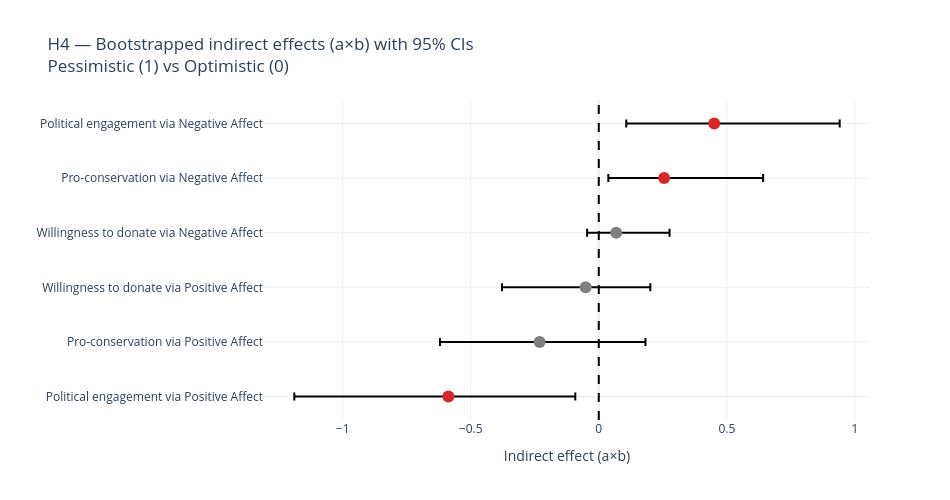

Notebook code cell kept with this figure:
### Code cell
# H4 visualization
rows = []
for k, v in results_h4.items():
    rows.append([k, v["indirect"], v["CI95"][0], v["CI95"][1], v["sig"]])
mdf = pd.DataFrame(rows, columns=["Path", "Indirect", "lo", "hi", "sig"]).sort_values("Indirect")

fig = go.Figure()
fig.add_trace(go.Scatter(
    x=mdf["Indirect"], y=mdf["Path"], mode="markers",
    marker=dict(size=12, color=["#d62728" if s else "#7f7f7f" for s in mdf["sig"]]),
    error_x=dict(type="data", symmetric=False,
                 array=mdf["hi"] - mdf["Indirect"],
                 arrayminus=mdf["Indirect"] - mdf["lo"]),
    name="Indirect effect"))
fig.add_vline(x=0, line_dash="dash", line_color="black")
fig.update_layout(title=("H4 — Bootstrapped indirect effects (a×b) with 95% CIs<br>"
                        "Pessimistic (1) vs Optimistic (0)"),
                  xaxis_title="Indirect effect (a×b)",
                  yaxis_title="")
show(fig, "04_h4_mediation", h=500)

### Figure 1 — Plotly figure (JSON) as saved in the notebook; plotly's stock layout.template omitted (floating-point values rounded to 4 significant figures)
{"data": [{"error_x": {"array": [0.4954, 0.4133, 0.2525, 0.208, 0.3863, 0.4898], "arrayminus": [0.6016, 0.3888, 0.3264, 0.1137, 0.218, 0.3434], "symmetric": false, "type": "data"}, "marker": {"color": ["#d62728", "#7f7f7f", "#7f7f7f", "#7f7f7f", "#d62728", "#d62728"], "size": 12}, "mode": "markers", "name": "Indirect effect", "type": "scatter", "x": [-0.5871, -0.2311, -0.05126, 0.06816, 0.2552, 0.4507], "y": ["Political engagement via Positive Affect", "Pro-conservation via Positive Affect", "Willingness to donate via Positive Affect", "Willingness to donate via Negative Affect", "Pro-conservation via Negative Affect", "Political engagement via Negative Affect"]}], "layout": {"height": 500, "shapes": [{"line": {"color": "black", "dash": "dash"}, "type": "line", "x0": 0, "x1": 0, "xref": "x", "y0": 0, "y1": 1, "yref": "y domain"}], "title": {"text": "H4 — Bootstrapped indirect effects (a×b) with 95% CIs<br>Pessimistic (1) vs Optimistic (0)"}, "width": 950, "xaxis": {"title": {"text": "Indirect effect (a×b)"}}, "yaxis": {"title": {"text": ""}}}}
